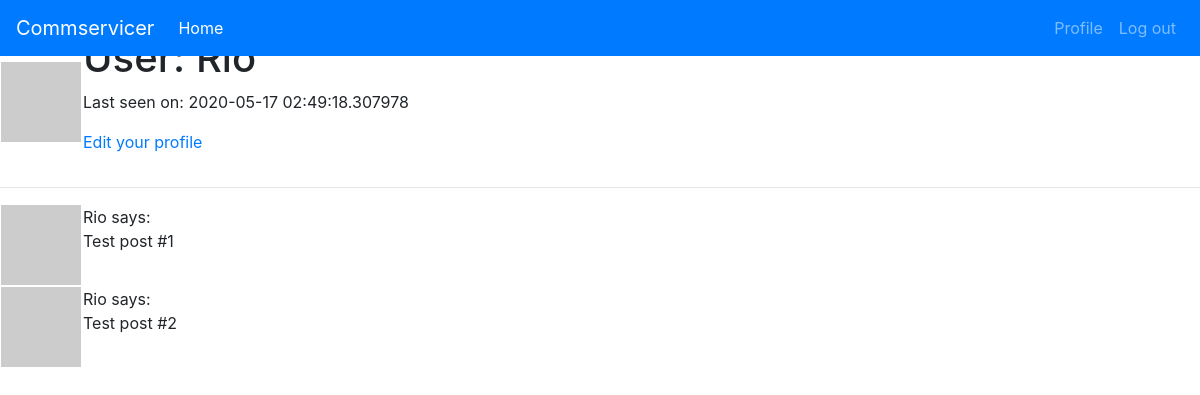
The app's page /user/Rio (signed in), older data.
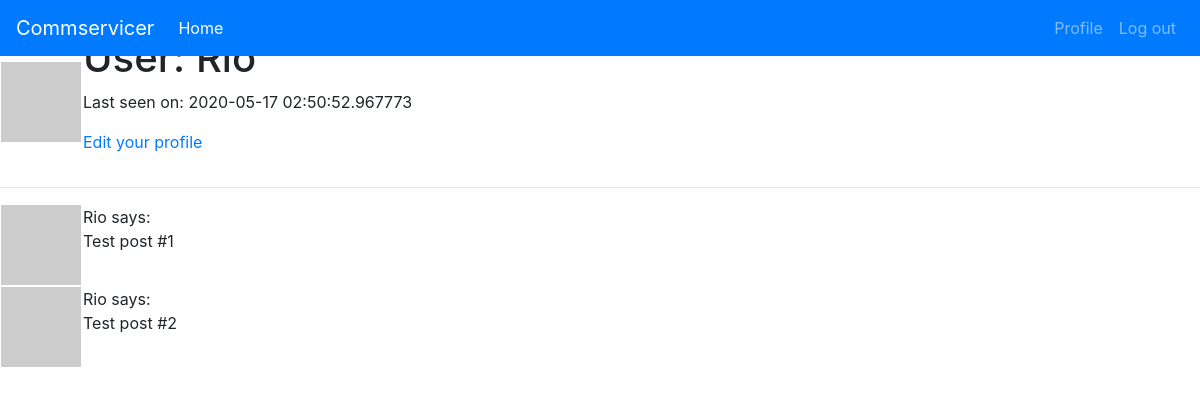
The same page, newer data.
### app/models.py (models this page shows, shortened)
class User(UserMixin, db.Model):
    id = db.Column(db.Integer,primary_key=True)
    username = db.Column(db.String(128),index=True,unique=True,nullable=False)
    email = db.Column(db.String(128), index=True, unique=True, nullable=False)
    password = db.Column(db.String(128),nullable=False)
    user_level = db.Column(db.Integer,nullable= False,default=3)
    posts = db.relationship('Post', backref='author', lazy='dynamic')
    about_me = db.Column(db.String(140))
    last_seen = db.Column(db.DateTime, default=datetime.utcnow)
    def avatar(self, size):
        digest = md5(self.email.lower().encode('utf-8')).hexdigest()
        return 'https://www.gravatar.com/avatar/{}?d=identicon&s={}'.format(
            digest, size)

### app/routes.py (the view)
@app.route('/user/<username>')
@login_required
def user(username):
    user = User.query.filter_by(username=username).first_or_404()
    posts = [
        {'author' : user , 'body': 'Test post #1'},
        {'author' : user,  'body': 'Test post #2'}
    ]
    return render_template('user.html',user=user, posts=posts)

### app/models.py (called while the page is built)
@login.user_loader
def load_user(id):
    return User.query.get(int(id))

### app/routes.py (called while the page is built)
@app.before_request
def before_request():
    if current_user.is_authenticated:
        current_user.last_seen = datetime.now()
        db.session.commit()

### app/templates/user.html (shortened to what this page needs)
{%  extends 'base.html' %}
{%  block content %}
    <table>
        <tr align="top">
            <td><img src="{{ user.avatar(128) }}"></td>
            <td>
                <h1>User: {{ user.username }}</h1>
                {% if user.last_seen %}<p>Last seen on: {{ user.last_seen }}</p>{% endif %}
            {% if user == current_user %}
                <p><a href="{{ url_for('edit_profile') }}">Edit your profile</a></p>
        {% endif %}
            </td>
        </tr>
    </table>
    <hr>
    {%  for post in posts %}
        {% include '_post.html' %}
    {%  endfor %}
{% endblock %}

### app/templates/base.html (shortened to what this page needs)
<!DOCTYPE html>
<html lang="en">
<head>
    <link rel="stylesheet" href="https://maxcdn.bootstrapcdn.com/bootstrap/4.4.1/css/bootstrap.min.css">
    <link rel="stylesheet" type="text/css" href="{{ url_for('static', filename='css/custom.css') }}">
</head>
<body>
    <div>
        {%  if current_user.is_anonymous %}
        <nav class="navbar navbar-expand-sm bg-primary navbar-dark fixed-top">
            <a class="navbar-brand" href="#">Commservicer</a>
            <ul class="navbar-nav">
                <li class="nav-item active">
                    <a class="nav-link" href="{{ url_for('index') }}">Home</a>
                </li>
            </ul>
            <ul class="navbar-nav ml-auto">
                <li class="nav-item active">
                    <a class="nav-link" href="{{ url_for('login') }}">Login</a>
                </li>
                <li class="nav-item active">
                    <a class="nav-link" href="{{ url_for('register') }}">Register</a>
                </li>
            </ul>
        </nav>
        {% else %}
        <nav class="navbar navbar-expand-sm bg-primary navbar-dark fixed-top">
            <a class="navbar-brand" href="#">Commservicer</a>
            <ul class="navbar-nav">
                <li class="nav-item active">
                    <a class="nav-link" href="{{ url_for('index') }}">Home</a>
                </li>
            </ul>
            <ul class="navbar-nav ml-auto">
                <li class="nav-item">
                    <a class="nav-link" href="{{ url_for('user', username= current_user.username) }}">Profile</a>
                </li>
                <li class="nav-item">
                    <a class="nav-link" href="{{ url_for('logout') }}">Log out</a>
                </li>
            </ul>
        </nav>
        {% endif %}
    </div>
    {% block content %}
    {% endblock content %}
</body>
</html>

### app/templates/_post.html
<table>
        <tr valign="top">
            <td><img src="{{ post.author.avatar(36) }}"></td>
            <td>{{ post.author.username }} says:<br>{{ post.body }}</td>
        </tr>
    </table>

Row changes from the older to the newer data that the page shows:
changed User "Rio": last_seen "2020-05-17 02:49:18.307978" → "2020-05-17 02:50:52.967773"
